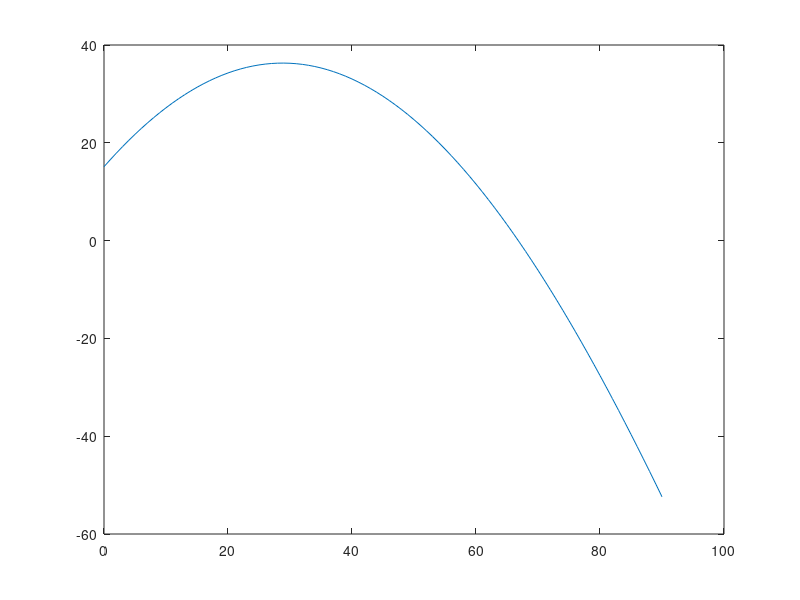

Source code (MATLAB): (Note: this script raises an error after producing the figure.)
% Define problem constants
g = 9.81;
mu = 0.55;
F = 150;
m = 25;

%func = (mu*m*g)/(cos(angle) + mu*sin(angle));
% Define the function to be solved for. Is the angle specified in radians or degrees?

func = @(angle) F*(cosd(angle) + mu*sind(angle)) - (mu*m*g); %Must specify in degrees. d at end of sin/cos expresses it in degrees

% THINK, what makes range sense for angle?
angle = [0:90]; 
% Plot your function. Does plotting give you an idea about where the root is?
plot(angle, func(angle)) 
% Finaly solve for the root using the bisection script given to you, which can be called as:
xl = 40;
xu = 90;
[root, fx, ea, iter] = bisect(func, xl, xu);

% These variables will be checked for your final answer:
%angle =  % the angle in degree that solves this problem
%fx =     % the function value at your solved angle
%ea =     % the bisection error estimate
%iter =   % the number of bisection iterations
angle = root;
format compact

fprintf('Root = %2.4f, fx = %2.4f, Approximate Error = %2.4f, Number of Iterations = %2.4f', root, fx, ea, iter)

